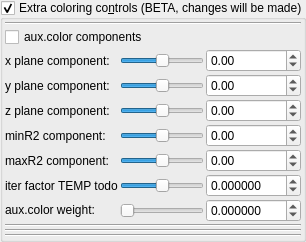
    <widget class="MyGroupBox" name="groupCheck_fold_color_extra_mode_enabled_false">
     <property name="toolTip">
      <string/>
     </property>
     <property name="title">
      <string>Extra coloring co&amp;ntrols (BETA, changes will be made)</string>
     </property>
     <property name="checkable">
      <bool>true</bool>
     </property>
     <layout class="QVBoxLayout" name="verticalLayout_29" stretch="0,0">
      <property name="spacing">
       <number>2</number>
      </property>
      <property name="leftMargin">
       <number>2</number>
      </property>
      <property name="topMargin">
       <number>2</number>
      </property>
      <property name="rightMargin">
       <number>2</number>
      </property>
      <property name="bottomMargin">
       <number>2</number>
      </property>
      <item>
       <layout class="QGridLayout" name="gridLayout_14">
        <property name="spacing">
         <number>2</number>
        </property>
        <item row="13" column="2">
         <widget class="MyDoubleSpinBox" name="spinbox_fold_color_comp_fold">
          <property name="sizePolicy">
           <sizepolicy hsizetype="Minimum" vsizetype="Maximum">
            <horstretch>0</horstretch>
            <verstretch>0</verstretch>
           </sizepolicy>
          </property>
          <property name="prefix">
           <string/>
          </property>
          <property name="suffix">
           <string/>
          </property>
          <property name="decimals">
           <number>6</number>
          </property>
          <property name="minimum">
           <double>-999.999999000000003</double>
          </property>
          <property name="maximum">
           <double>999.999999000000003</double>
          </property>
          <property name="singleStep">
           <double>0.100000000000000</double>
          </property>
         </widget>
        </item>
        <item row="8" column="1">
         <widget class="QSlider" name="slider3_fold_color_factor_000_y">
          <property name="sizePolicy">
           <sizepolicy hsizetype="Expanding" vsizetype="Maximum">
            <horstretch>0</horstretch>
            <verstretch>0</verstretch>
           </sizepolicy>
          </property>
          <property name="minimum">
           <number>-1000</number>
          </property>
          <property name="maximum">
           <number>1000</number>
          </property>
          <property name="singleStep">
           <number>1</number>
          </property>
          <property name="orientation">
           <enum>Qt::Horizontal</enum>
          </property>
         </widget>
        </item>
        <item row="9" column="2">
         <widget class="MyDoubleSpinBox" name="spinbox3_fold_color_factor_000_z">
          <property name="sizePolicy">
           <sizepolicy hsizetype="Minimum" vsizetype="Maximum">
            <horstretch>0</horstretch>
            <verstretch>0</verstretch>
           </sizepolicy>
          </property>
          <property name="prefix">
           <string/>
          </property>
          <property name="suffix">
           <string/>
          </property>
          <property name="decimals">
           <number>2</number>
          </property>
          <property name="minimum">
           <double>-100.000000000000000</double>
          </property>
          <property name="maximum">
           <double>100.000000000000000</double>
          </property>
          <property name="singleStep">
           <double>0.100000000000000</double>
          </property>
         </widget>
        </item>
        <item row="11" column="2">
         <widget class="MyDoubleSpinBox" name="spinbox_fold_color_factorMaxR0">
          <property name="sizePolicy">
           <sizepolicy hsizetype="Minimum" vsizetype="Maximum">
            <horstretch>0</horstretch>
            <verstretch>0</verstretch>
           </sizepolicy>
          </property>
          <property name="prefix">
           <string/>
          </property>
          <property name="suffix">
           <string/>
          </property>
          <property name="decimals">
           <number>2</number>
          </property>
          <property name="minimum">
           <double>-100.000000000000000</double>
          </property>
          <property name="maximum">
           <double>100.000000000000000</double>
          </property>
          <property name="singleStep">
           <double>0.100000000000000</double>
          </property>
         </widget>
        </item>
        <item row="10" column="0">
         <widget class="QLabel" name="label_33">
          <property name="text">
           <string>minR2 component:</string>
          </property>
         </widget>
        </item>
        <item row="12" column="1">
         <widget class="QSlider" name="slider_fold_color_scaleB0">
          <property name="sizePolicy">
           <sizepolicy hsizetype="Expanding" vsizetype="Maximum">
            <horstretch>0</horstretch>
            <verstretch>0</verstretch>
           </sizepolicy>
          </property>
          <property name="minimum">
           <number>-100000000</number>
          </property>
          <property name="maximum">
           <number>100000000</number>
          </property>
          <property name="singleStep">
           <number>1</number>
          </property>
          <property name="orientation">
           <enum>Qt::Horizontal</enum>
          </property>
         </widget>
        </item>
        <item row="7" column="2">
         <widget class="MyDoubleSpinBox" name="spinbox3_fold_color_factor_000_x">
          <property name="sizePolicy">
           <sizepolicy hsizetype="Minimum" vsizetype="Maximum">
            <horstretch>0</horstretch>
            <verstretch>0</verstretch>
           </sizepolicy>
          </property>
          <property name="prefix">
           <string/>
          </property>
          <property name="suffix">
           <string/>
          </property>
          <property name="decimals">
           <number>2</number>
          </property>
          <property name="minimum">
           <double>-100.000000000000000</double>
          </property>
          <property name="maximum">
           <double>100.000000000000000</double>
          </property>
          <property name="singleStep">
           <double>0.100000000000000</double>
          </property>
         </widget>
        </item>
        <item row="4" column="0" colspan="3">
         <widget class="QCheckBox" name="checkBox_fold_color_aux_color_enabled">
          <property name="text">
           <string notr="true">aux.color components</string>
          </property>
         </widget>
        </item>
        <item row="9" column="0">
         <widget class="QLabel" name="label_32">
          <property name="text">
           <string>z plane component:</string>
          </property>
         </widget>
        </item>
        <item row="16" column="0" colspan="3">
         <widget class="Line" name="line_7">
          <property name="orientation">
           <enum>Qt::Horizontal</enum>
          </property>
         </widget>
        </item>
        <item row="14" column="0" colspan="3">
         <widget class="Line" name="line_4">
          <property name="orientation">
           <enum>Qt::Horizontal</enum>
          </property>
         </widget>
        </item>
        <item row="3" column="0" colspan="3">
         <widget class="Line" name="line_6">
          <property name="orientation">
           <enum>Qt::Horizontal</enum>
          </property>
         </widget>
        </item>
        <item row="10" column="1">
         <widget class="QSlider" name="slider_fold_color_factorMinR0">
          <property name="sizePolicy">
           <sizepolicy hsizetype="Expanding" vsizetype="Maximum">
            <horstretch>0</horstretch>
            <verstretch>0</verstretch>
           </sizepolicy>
          </property>
          <property name="minimum">
           <number>-1000</number>
          </property>
          <property name="maximum">
           <number>1000</number>
          </property>
          <property name="singleStep">
           <number>1</number>
          </property>
          <property name="orientation">
           <enum>Qt::Horizontal</enum>
          </property>
         </widget>
        </item>
        <item row="7" column="1">
         <widget class="QSlider" name="slider3_fold_color_factor_000_x">
          <property name="sizePolicy">
           <sizepolicy hsizetype="Expanding" vsizetype="Maximum">
            <horstretch>0</horstretch>
            <verstretch>0</verstretch>
           </sizepolicy>
          </property>
          <property name="minimum">
           <number>-1000</number>
          </property>
          <property name="maximum">
           <number>1000</number>
          </property>
          <property name="singleStep">
           <number>1</number>
          </property>
          <property name="orientation">
           <enum>Qt::Horizontal</enum>
          </property>
         </widget>
        </item>
        <item row="8" column="2">
         <widget class="MyDoubleSpinBox" name="spinbox3_fold_color_factor_000_y">
          <property name="sizePolicy">
           <sizepolicy hsizetype="Minimum" vsizetype="Maximum">
            <horstretch>0</horstretch>
            <verstretch>0</verstretch>
           </sizepolicy>
          </property>
          <property name="prefix">
           <string/>
          </property>
          <property name="suffix">
           <string/>
          </property>
          <property name="decimals">
           <number>2</number>
          </property>
          <property name="minimum">
           <double>-100.000000000000000</double>
          </property>
          <property name="maximum">
           <double>100.000000000000000</double>
          </property>
          <property name="singleStep">
           <double>0.100000000000000</double>
          </property>
         </widget>
        </item>
        <item row="13" column="1">
         <widget class="QSlider" name="slider_fold_color_comp_fold">
          <property name="sizePolicy">
           <sizepolicy hsizetype="Expanding" vsizetype="Maximum">
            <horstretch>0</horstretch>
            <verstretch>0</verstretch>
           </sizepolicy>
          </property>
          <property name="minimum">
           <number>0</number>
          </property>
          <property name="maximum">
           <number>100000000</number>
          </property>
          <property name="singleStep">
           <number>1</number>
          </property>
          <property name="orientation">
           <enum>Qt::Horizontal</enum>
          </property>
         </widget>
        </item>
        <item row="11" column="0">
         <widget class="QLabel" name="label_30">
          <property name="text">
           <string>maxR2 component:</string>
          </property>
         </widget>
        </item>
        <item row="8" column="0">
         <widget class="QLabel" name="label_28">
          <property name="text">
           <string>y plane component:</string>
          </property>
         </widget>
        </item>
        <item row="9" column="1">
         <widget class="QSlider" name="slider3_fold_color_factor_000_z">
          <property name="sizePolicy">
           <sizepolicy hsizetype="Expanding" vsizetype="Maximum">
            <horstretch>0</horstretch>
            <verstretch>0</verstretch>
           </sizepolicy>
          </property>
          <property name="minimum">
           <number>-1000</number>
          </property>
          <property name="maximum">
           <number>1000</number>
          </property>
          <property name="singleStep">
           <number>1</number>
          </property>
          <property name="orientation">
           <enum>Qt::Horizontal</enum>
          </property>
         </widget>
        </item>
        <item row="7" column="0">
         <widget class="QLabel" name="label_27">
          <property name="text">
           <string>x plane component:</string>
          </property>
         </widget>
        </item>
        <item row="12" column="0">
         <widget class="QLabel" name="label_35">
          <property name="text">
           <string>iter factor TEMP todo</string>
          </property>
         </widget>
        </item>
        <item row="11" column="1">
         <widget class="QSlider" name="slider_fold_color_factorMaxR0">
          <property name="sizePolicy">
           <sizepolicy hsizetype="Expanding" vsizetype="Maximum">
            <horstretch>0</horstretch>
            <verstretch>0</verstretch>
           </sizepolicy>
          </property>
          <property name="minimum">
           <number>-1000</number>
          </property>
          <property name="maximum">
           <number>1000</number>
          </property>
          <property name="singleStep">
           <number>1</number>
          </property>
          <property name="orientation">
           <enum>Qt::Horizontal</enum>
          </property>
         </widget>
        </item>
        <item row="10" column="2">
         <widget class="MyDoubleSpinBox" name="spinbox_fold_color_factorMinR0">
          <property name="sizePolicy">
           <sizepolicy hsizetype="Minimum" vsizetype="Maximum">
            <horstretch>0</horstretch>
            <verstretch>0</verstretch>
           </sizepolicy>
          </property>
          <property name="prefix">
           <string/>
          </property>
          <property name="suffix">
           <string/>
          </property>
          <property name="decimals">
           <number>2</number>
          </property>
          <property name="minimum">
           <double>-100.000000000000000</double>
          </property>
          <property name="maximum">
           <double>100.000000000000000</double>
          </property>
          <property name="singleStep">
           <double>0.100000000000000</double>
          </property>
         </widget>
        </item>
        <item row="12" column="2">
         <widget class="MyDoubleSpinBox" name="spinbox_fold_color_scaleB0">
          <property name="sizePolicy">
           <sizepolicy hsizetype="Minimum" vsizetype="Maximum">
            <horstretch>0</horstretch>
            <verstretch>0</verstretch>
           </sizepolicy>
          </property>
          <property name="prefix">
           <string/>
          </property>
          <property name="suffix">
           <string/>
          </property>
          <property name="decimals">
           <number>6</number>
          </property>
          <property name="minimum">
           <double>-999.999999000000003</double>
          </property>
          <property name="maximum">
           <double>999.999999000000003</double>
          </property>
          <property name="singleStep">
           <double>0.100000000000000</double>
          </property>
         </widget>
        </item>
        <item row="13" column="0">
         <widget class="QLabel" name="label_58">
          <property name="font">
           <font>
            <weight>75</weight>
            <bold>true</bold>
           </font>
          </property>
          <property name="text">
           <string>&lt;html&gt;&lt;head/&gt;&lt;body&gt;&lt;p&gt;&lt;span style=&quot; font-weight:400;&quot;&gt;aux.color weight:&lt;/span&gt;&lt;/p&gt;&lt;/body&gt;&lt;/html&gt;</string>
          </property>
         </widget>
        </item>
       </layout>
      </item>
      <item>
       <widget class="Line" name="line_55">
        <property name="orientation">
         <enum>Qt::Horizontal</enum>
        </property>
       </widget>
      </item>
     </layout>
    </widget>
